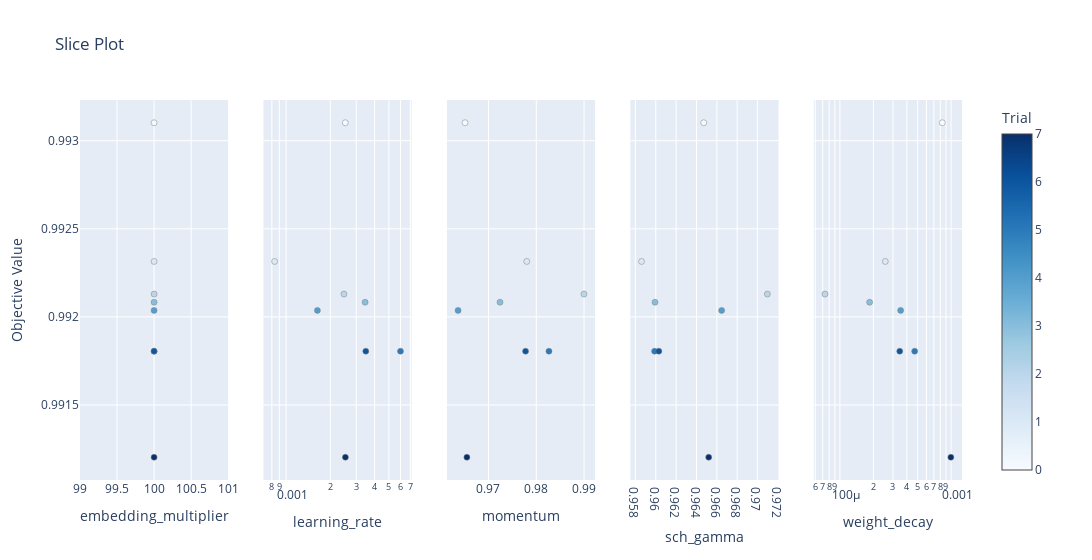

This figure's notebook cell:
### Code cell
optuna.visualization.plot_slice(best_trials)

### Figure 1 — Plotly figure (JSON) as saved in the notebook; plotly's stock layout.template omitted (floating-point values rounded to 4 significant figures)
{"data": [{"marker": {"color": [0, 1, 2, 3, 4, 5, 6, 7], "colorbar": {"title": {"text": "Trial"}, "x": 1, "xpad": 40}, "colorscale": [[0, "rgb(247,251,255)"], [0.125, "rgb(222,235,247)"], [0.25, "rgb(198,219,239)"], [0.375, "rgb(158,202,225)"], [0.5, "rgb(107,174,214)"], [0.625, "rgb(66,146,198)"], [0.75, "rgb(33,113,181)"], [0.875, "rgb(8,81,156)"], [1, "rgb(8,48,107)"]], "line": {"color": "Grey", "width": 0.5}, "showscale": true}, "mode": "markers", "showlegend": false, "type": "scatter", "x": [100, 100, 100, 100, 100, 100, 100, 100], "xaxis": "x", "y": [0.9931, 0.9923, 0.9921, 0.9921, 0.992, 0.9918, 0.9918, 0.9912], "yaxis": "y"}, {"marker": {"color": [0, 1, 2, 3, 4, 5, 6, 7], "colorbar": {"title": {"text": "Trial"}, "x": 1, "xpad": 40}, "colorscale": [[0, "rgb(247,251,255)"], [0.125, "rgb(222,235,247)"], [0.25, "rgb(198,219,239)"], [0.375, "rgb(158,202,225)"], [0.5, "rgb(107,174,214)"], [0.625, "rgb(66,146,198)"], [0.75, "rgb(33,113,181)"], [0.875, "rgb(8,81,156)"], [1, "rgb(8,48,107)"]], "line": {"color": "Grey", "width": 0.5}, "showscale": false}, "mode": "markers", "showlegend": false, "type": "scatter", "x": [0.002526, 0.0008356, 0.002475, 0.003447, 0.001633, 0.005996, 0.003483, 0.002531], "xaxis": "x2", "y": [0.9931, 0.9923, 0.9921, 0.9921, 0.992, 0.9918, 0.9918, 0.9912], "yaxis": "y2"}, {"marker": {"color": [0, 1, 2, 3, 4, 5, 6, 7], "colorbar": {"title": {"text": "Trial"}, "x": 1, "xpad": 40}, "colorscale": [[0, "rgb(247,251,255)"], [0.125, "rgb(222,235,247)"], [0.25, "rgb(198,219,239)"], [0.375, "rgb(158,202,225)"], [0.5, "rgb(107,174,214)"], [0.625, "rgb(66,146,198)"], [0.75, "rgb(33,113,181)"], [0.875, "rgb(8,81,156)"], [1, "rgb(8,48,107)"]], "line": {"color": "Grey", "width": 0.5}, "showscale": false}, "mode": "markers", "showlegend": false, "type": "scatter", "x": [0.9651, 0.978, 0.99, 0.9724, 0.9636, 0.9827, 0.9778, 0.9655], "xaxis": "x3", "y": [0.9931, 0.9923, 0.9921, 0.9921, 0.992, 0.9918, 0.9918, 0.9912], "yaxis": "y3"}, {"marker": {"color": [0, 1, 2, 3, 4, 5, 6, 7], "colorbar": {"title": {"text": "Trial"}, "x": 1, "xpad": 40}, "colorscale": [[0, "rgb(247,251,255)"], [0.125, "rgb(222,235,247)"], [0.25, "rgb(198,219,239)"], [0.375, "rgb(158,202,225)"], [0.5, "rgb(107,174,214)"], [0.625, "rgb(66,146,198)"], [0.75, "rgb(33,113,181)"], [0.875, "rgb(8,81,156)"], [1, "rgb(8,48,107)"]], "line": {"color": "Grey", "width": 0.5}, "showscale": false}, "mode": "markers", "showlegend": false, "type": "scatter", "x": [0.9647, 0.9586, 0.971, 0.9599, 0.9665, 0.9599, 0.9603, 0.9652], "xaxis": "x4", "y": [0.9931, 0.9923, 0.9921, 0.9921, 0.992, 0.9918, 0.9918, 0.9912], "yaxis": "y4"}, {"marker": {"color": [0, 1, 2, 3, 4, 5, 6, 7], "colorbar": {"title": {"text": "Trial"}, "x": 1, "xpad": 40}, "colorscale": [[0, "rgb(247,251,255)"], [0.125, "rgb(222,235,247)"], [0.25, "rgb(198,219,239)"], [0.375, "rgb(158,202,225)"], [0.5, "rgb(107,174,214)"], [0.625, "rgb(66,146,198)"], [0.75, "rgb(33,113,181)"], [0.875, "rgb(8,81,156)"], [1, "rgb(8,48,107)"]], "line": {"color": "Grey", "width": 0.5}, "showscale": false}, "mode": "markers", "showlegend": false, "type": "scatter", "x": [0.0008331, 0.000256, 7.334e-05, 0.0001849, 0.0003518, 0.0004703, 0.0003452, 0.000995], "xaxis": "x5", "y": [0.9931, 0.9923, 0.9921, 0.9921, 0.992, 0.9918, 0.9918, 0.9912], "yaxis": "y5"}], "layout": {"title": {"text": "Slice Plot"}, "width": 1500, "xaxis": {"anchor": "y", "domain": [0, 0.168], "title": {"text": "embedding_multiplier"}}, "xaxis2": {"anchor": "y2", "domain": [0.208, 0.376], "title": {"text": "learning_rate"}, "type": "log"}, "xaxis3": {"anchor": "y3", "domain": [0.416, 0.584], "title": {"text": "momentum"}}, "xaxis4": {"anchor": "y4", "domain": [0.624, 0.792], "title": {"text": "sch_gamma"}, "type": "log"}, "xaxis5": {"anchor": "y5", "domain": [0.832, 1], "title": {"text": "weight_decay"}, "type": "log"}, "yaxis": {"anchor": "x", "domain": [0, 1], "title": {"text": "Objective Value"}}, "yaxis2": {"anchor": "x2", "domain": [0, 1], "matches": "y", "showticklabels": false}, "yaxis3": {"anchor": "x3", "domain": [0, 1], "matches": "y", "showticklabels": false}, "yaxis4": {"anchor": "x4", "domain": [0, 1], "matches": "y", "showticklabels": false}, "yaxis5": {"anchor": "x5", "domain": [0, 1], "matches": "y", "showticklabels": false}}}
